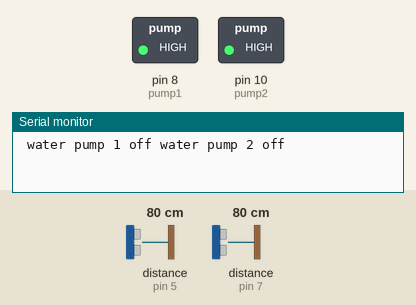
Recording of a sketch running on a simulated Arduino Mega 2560, built with avr-gcc and run on an emulated ATmega2560. Shown: switched loads named in the sketch (green lamp = pin HIGH), the last lines printed to the serial monitor. The inputs (shaded band) are chosen by the test bench; at power-on: distance to the obstacle (sensors on pin 5, pin 7) 80 cm. The echo pulse lasts 58.3 µs per cm.

Above: at 1.2 s.
1.3 s: distance to the obstacle (sensor on pin 5) set to 12 cm
3.2 s: distance to the obstacle (sensor on pin 5) set to 9 cm
At 4.9 s:
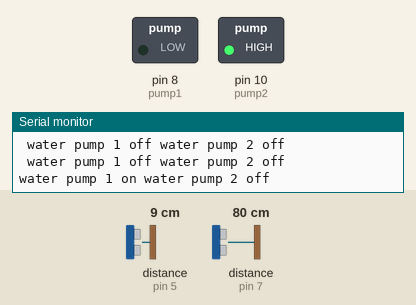
5.5 s: distance to the obstacle (sensor on pin 7) set to 12 cm
7.2 s: distance to the obstacle (sensor on pin 7) set to 9 cm
At 9.1 s:
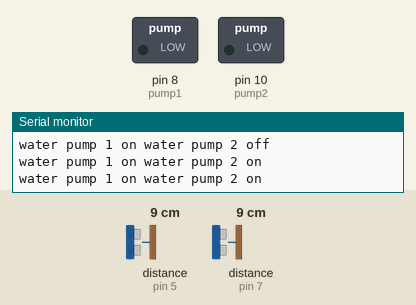
9.5 s: distance to the obstacle (sensor on pin 5) set to 18 cm
At 10.6 s:
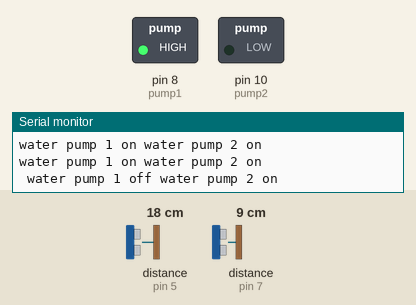
11.5 s: distance to the obstacle (sensor on pin 5) set to 2 cm
At 13.3 s:
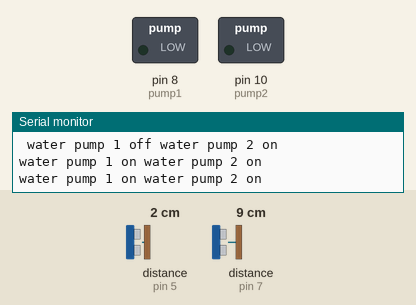
Timing chart, 0 to 14.5 s (numbered marks = the images above; inputs shaded):
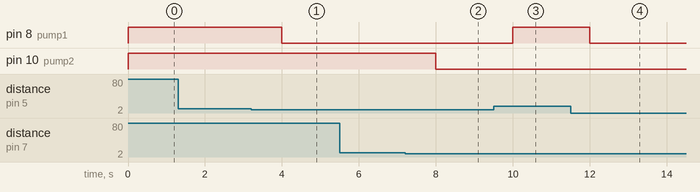

The sketch:

Arduino_Contactless_soap_and_water_dispenser.ino
```cpp
// ---------------------------------------------------------------------------
// Before attempting to use this sketch, please read the "Help with 15 Sensors Example Sketch":
// https://bitbucket.org/teckel12/arduino-new-ping/wiki/Help%20with%2015%20Sensors%20Example%20Sketch
//
// This example code was used to successfully communicate with 15 ultrasonic sensors. You can adjust
// the number of sensors in your project by changing SONAR_NUM and the number of NewPing objects in the
// "sonar" array. You also need to change the pins for each sensor for the NewPing objects. Each sensor
// is pinged at 33ms intervals. So, one cycle of all sensors takes 495ms (33 * 15 = 495ms). The results
// are sent to the "oneSensorCycle" function which currently just displays the distance data. Your project
// would normally process the sensor results in this function (for example, decide if a robot needs to
// turn and call the turn function). Keep in mind this example is event-driven. Your complete sketch needs
// to be written so there's no "delay" commands and the loop() cycles at faster than a 33ms rate. If other
// processes take longer than 33ms, you'll need to increase PING_INTERVAL so it doesn't get behind.
// ---------------------------------------------------------------------------
#include <NewPing.h>

#define SONAR_NUM 2       // Number of sensors.
#define MAX_DISTANCE 200  // Maximum distance (in cm) to ping.
#define PING_INTERVAL 29  // Milliseconds between sensor pings (29ms is about the min to avoid cross-sensor echo).
#define pump1 8
#define pump2 10


unsigned long pingTimer[SONAR_NUM];  // Holds the times when the next ping should happen for each sensor.
unsigned int cm[SONAR_NUM];          // Where the ping distances are stored.
uint8_t currentSensor = 0;           // Keeps track of which sensor is active.

long currentTime;
long previousTime = 0;

NewPing sonar[SONAR_NUM] = {
  // Sensor object array.
  NewPing(4, 5, MAX_DISTANCE),  // Each sensor's trigger pin, echo pin, and max distance to ping.
  NewPing(6, 7, MAX_DISTANCE),
};

void setup() {
  Serial.begin(115200);
  pingTimer[0] = millis() + 75;            // First ping starts at 75ms, gives time for the Arduino to chill before starting.
  for (uint8_t i = 1; i < SONAR_NUM; i++)  // Set the starting time for each sensor.
    pingTimer[i] = pingTimer[i - 1] + PING_INTERVAL;

  pinMode(pump1, OUTPUT);
  pinMode(pump2, OUTPUT);
  digitalWrite(pump1, HIGH);
  digitalWrite(pump2, HIGH);
}

void loop() {
  for (uint8_t i = 0; i < SONAR_NUM; i++) {                            // Loop through all the sensors.
    if (millis() >= pingTimer[i]) {                                    // Is it this sensor's time to ping?
      pingTimer[i] += PING_INTERVAL * SONAR_NUM;                       // Set next time this sensor will be pinged.
      if (i == 0 && currentSensor == SONAR_NUM - 1) oneSensorCycle();  // Sensor ping cycle complete, do something with the results.
      sonar[currentSensor].timer_stop();                               // Make sure previous timer is canceled before starting a new ping (insurance).
      currentSensor = i;                                               // Sensor being accessed.
      cm[currentSensor] = 0;                                           // Make distance zero in case there's no ping echo for this sensor.
      sonar[currentSensor].ping_timer(echoCheck);                      // Do the ping (processing continues, interrupt will call echoCheck to look for echo).
    }
  }
  // Other code that *DOESN'T* analyze ping results can go here.

  currentTime = millis();
  if (currentTime - previousTime >= 1000) {
    if (cm[0] > 0 && cm[0] <= 10) {
      Serial.print("water pump 1 on");
      digitalWrite(pump1, LOW);
    } else {
      Serial.print(" water pump 1 off");
      digitalWrite(pump1, HIGH);
    }

    if (cm[1] > 0 && cm[1] <= 10) {
      Serial.print(" water pump 2 on");
      digitalWrite(pump2, LOW);
    } else {
      Serial.print(" water pump 2 off");
      digitalWrite(pump2, HIGH);
    }

    Serial.println();
    previousTime = currentTime;
  }
}

void echoCheck() {  // If ping received, set the sensor distance to array.
  if (sonar[currentSensor].check_timer())
    cm[currentSensor] = sonar[currentSensor].ping_result / US_ROUNDTRIP_CM;
}

void oneSensorCycle() {  // Sensor ping cycle complete, do something with the results.
  // The following code would be replaced with your code that does something with the ping results.
  // for (uint8_t i = 0; i < SONAR_NUM; i++) {
  //   Serial.print(i);
  //   Serial.print("=");
  //   Serial.print(cm[i]);
  //   Serial.print("cm ");

  // }
  // Serial.println();
}
```

Measured:
- the behaviour switches between 11 and 10 cm on distance to the obstacle (sensor on pin 5) (found by bisection; images 0 and 1)
- the behaviour switches between 11 and 10 cm on distance to the obstacle (sensor on pin 7) (found by bisection; images 1 and 2)
- after the input at 3.2 s, pin 8 (pump1): HIGH → LOW after 0.80 s
- after the input at 7.2 s, pin 10 (pump2): HIGH → LOW after 0.80 s
- after the input at 9.5 s, pin 8 (pump1): LOW → HIGH after 0.50 s
- after the input at 11.5 s, pin 8 (pump1): HIGH → LOW after 0.50 s
